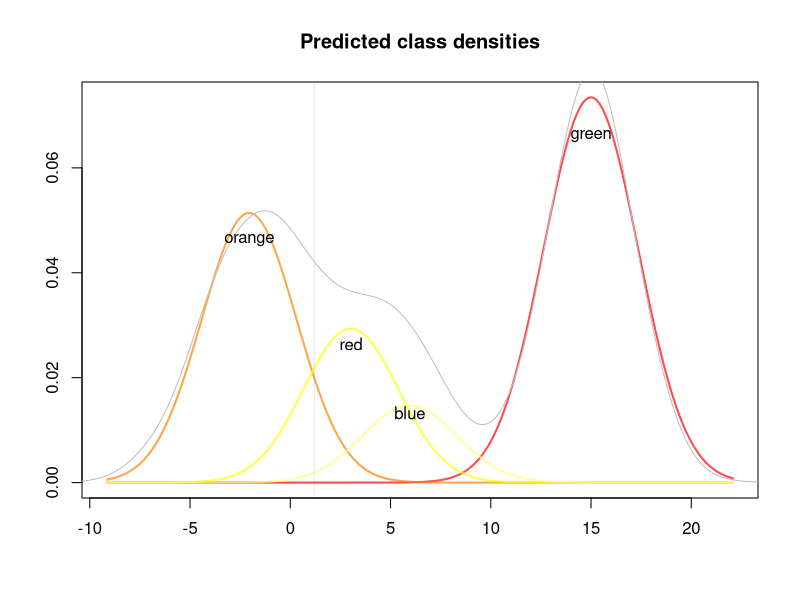

Reproduce this figure in R.
rm(list = ls())
X1 <- data.frame(t = rnorm(4000, mean = 3, sd = 3), class = "red")
X2 <- data.frame(t = rnorm(2000, mean = 6, sd = 2), class = "blue")
X3 <- data.frame(t = rnorm(10000, mean = 15, sd = 2), class = "green")
X4 <- data.frame(t = rnorm(7000, mean = -2, sd = 2.5), class = "orange")
X <- rbind(X1, X2, X3, X4)

lda1 <- function(value, data) {
  if (is.numeric(data[, 1]) == TRUE) {
    names(data) <- c("x", "class")
  } else {
    names(data) <- c("class", "x")
  }
  tab <- table(data$class)
  n_cla <- dim(tab)
  len <- length(value)
  nam <- names(tab)
  pi <- c()
  mu <- c()
  vark <- c()
  wei <- c()
  dis <- matrix(nrow = len, ncol = n_cla)
  exp <- matrix(nrow = len, ncol = n_cla)
  for (i in (1:n_cla)) {
    pi[i] <- table(data$class)[i] / dim(data)[1]
    mu[i] <- mean(data$x[data$class == nam[i]])
    vark[i] <- var(data$x[data$class == nam[i]])
    wei[i] <- ((tab[i] - 1) / (dim(data)[1] - n_cla)) * vark[i]
  }
  var <- sum(wei)
  for (i in (1:n_cla)) {
    for (j in (1:len)) {
      dis[j, i] <-
        value[j] * (mu[i] / var) - (mu[i] ^ 2) / (2 * var) + log(pi[i])
      exp[j, i] <- exp(dis[j, i])
    }
  }
  sum <- c()
  for (j in (1:len)) {
    sum[j] <- sum(exp[j, ])
  }
  prob <- matrix(nrow = len, ncol = n_cla)
  for (i in (1:n_cla)) {
    for (j in (1:len)) {
      prob[j, i] <- exp[j, i] / sum[j]
    }
  }
  colnames(dis) <- nam
  names(pi) <- nam
  exp <- cbind(value, exp)
  sum <- cbind(value, sum)
  class <- c()
  score <- c()
  proba <- c()
  for (j in (1:len)) {
    class[j] <- colnames(dis)[dis[j,] == max(dis[j,])]
    score[j] <- max(dis[j,])
    proba[j] <- max(prob[j,])
  }
  out <- as.data.frame(cbind(value, class, score, proba))
  for (j in (1:len)) {
    if (out$proba[j] == "NaN") {
      out$proba <- as.numeric(out$proba)
      out$proba[j] <- 1
      warning("NaN probability coerced to 1 for certain input values")
    }
  }
  min <- min(mu - 3 * sqrt(var))
  max <- max(mu + 3 * sqrt(var))
  y <- matrix(ncol = n_cla, nrow = 1000)
  subout <- rbind(pi, mu)
  subout <- subout[, order(subout[1,], decreasing = TRUE)]
  x <- seq(min, max, length = 1000)
  for (i in (1:n_cla)) {
    y[, i] <-
      subout[1, i] * dnorm(x, mean = subout[2, i], sd = sqrt(var))
  }
  colors <- heat.colors(n_cla, alpha = 0.7)
  plot(x,
       y[, 1],
       type = "n",
       xlab = "",
       ylab = "")
  title("Predicted class densities")
  lines(x, y[, 1], lwd = 2, col = colors[1])
  for (i in (2:n_cla)) {
    lines(x, y[, i], col = colors[i], lwd = 2)
  }
  lines(density(data$x), col = "grey", xlim = c(min, max))
  if (length(value) == 1) {
    abline(v = value, col = rgb(0.5, 0.5, 0, 0.15))
  } else {
    polygon(
      x = c(value[1], value[1], value[length(value)], value[length(value)]),
      y = c(0, 1, 1, 0),
      col = rgb(0.5, 0.5, 0, 0.15),
      border = NA
    )
  }
  for (i in (1:n_cla)) {
    text(subout[2, i], 0.9 * max(y[, i]), colnames(subout)[i])
  }
  subout <- subout[, order(subout[2,])]
  rownames(subout) <- c("priors", "averages")
  out <- list(subout, out)
  return(out)
}
lda1(1.2, X)
